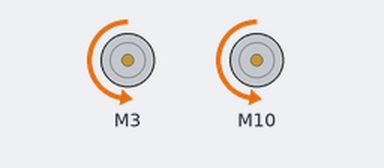
This sketch was run on a simulated Arduino Uno, built with avr-gcc and run on an emulated ATmega328P. Shown: 2 × DC motor (green arrow = forward, orange = backward, longer = faster).

Above: at 0.1 s.
At 5.1 s:
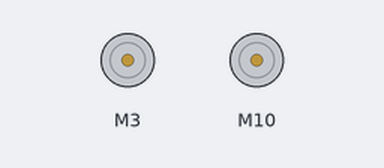
Timing chart, 0 to 6.6 s (numbered marks = the images above):
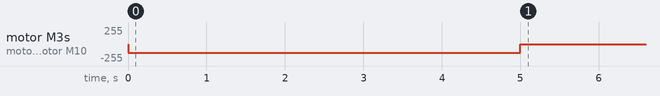

The sketch:

___4.ino
```cpp
// (licence header left out)
  #include "CytronMotorDriver.h"


// Configure the motor driver.
CytronMD motor1(PWM_PWM, 3, 4);   // PWM 1A = Pin 3, PWM 1B = Pin 4.
CytronMD motor2(PWM_PWM, 10, 11); // PWM 2A = Pin 10, PWM 2B = Pin 11.


// The setup routine runs once when you press reset.
void setup() {
  motor1.setSpeed(-128);   // Motor 1 runs forward at 100% speed.
  motor2.setSpeed(-128);  // Motor 2 runs backward at 100% speed.
  Serial.println("Turn CCW");
  delay(2000);
  motor1.setSpeed(-128);   // Motor 1 runs forward at 100% speed.
  motor2.setSpeed(-128);  // Motor 2 runs backward at 100% speed.
  Serial.println("Turn CW");
  delay(3000);
}


// The loop routine runs over and over again forever.
void loop() {
  motor1.setSpeed(0);   // Motor 1 runs forward at 100% speed.
  motor2.setSpeed(0);  // Motor 2 runs backward at 100% speed.
  delay(3000);


}
```

Measured:
- by itself, motor M3, motor M10: stopped → backward 128/255 at 0.00 s, → stopped 5.0 s later
